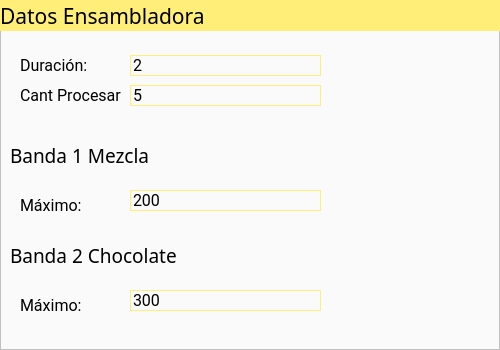
      <widget class="QFrame" name="frame_16">
       <property name="geometry">
        <rect>
         <x>570</x>
         <y>120</y>
         <width>500</width>
         <height>350</height>
        </rect>
       </property>
       <property name="styleSheet">
        <string notr="true">background-color:rgb(250,250,250);</string>
       </property>
       <property name="frameShape">
        <enum>QFrame::StyledPanel</enum>
       </property>
       <property name="frameShadow">
        <enum>QFrame::Raised</enum>
       </property>
       <widget class="QLabel" name="label_21">
        <property name="geometry">
         <rect>
          <x>0</x>
          <y>0</y>
          <width>500</width>
          <height>31</height>
         </rect>
        </property>
        <property name="font">
         <font>
          <family>Doppio One</family>
          <pointsize>16</pointsize>
          <weight>50</weight>
          <bold>false</bold>
         </font>
        </property>
        <property name="styleSheet">
         <string notr="true">color: black;
background-color:rgb(255, 239, 120);</string>
        </property>
        <property name="text">
         <string>Datos Ensambladora</string>
        </property>
       </widget>
       <widget class="QLineEdit" name="txtMaxBanda2Chocolate">
        <property name="geometry">
         <rect>
          <x>130</x>
          <y>290</y>
          <width>191</width>
          <height>21</height>
         </rect>
        </property>
        <property name="font">
         <font>
          <family>Roboto</family>
          <pointsize>12</pointsize>
         </font>
        </property>
        <property name="styleSheet">
         <string notr="true">border-width: 1px;
border-style: solid;
border-color: rgb(255, 239, 120);</string>
        </property>
        <property name="text">
         <string>300</string>
        </property>
       </widget>
       <widget class="QLabel" name="label_23">
        <property name="geometry">
         <rect>
          <x>20</x>
          <y>50</y>
          <width>91</width>
          <height>31</height>
         </rect>
        </property>
        <property name="font">
         <font>
          <family>Roboto</family>
          <pointsize>12</pointsize>
         </font>
        </property>
        <property name="text">
         <string>Duración:</string>
        </property>
       </widget>
       <widget class="QLabel" name="label_24">
        <property name="geometry">
         <rect>
          <x>20</x>
          <y>290</y>
          <width>91</width>
          <height>31</height>
         </rect>
        </property>
        <property name="font">
         <font>
          <family>Roboto</family>
          <pointsize>12</pointsize>
         </font>
        </property>
        <property name="text">
         <string>Máximo:</string>
        </property>
       </widget>
       <widget class="QLabel" name="label_25">
        <property name="geometry">
         <rect>
          <x>20</x>
          <y>80</y>
          <width>101</width>
          <height>31</height>
         </rect>
        </property>
        <property name="font">
         <font>
          <family>Roboto</family>
          <pointsize>12</pointsize>
         </font>
        </property>
        <property name="text">
         <string>Cant Procesar</string>
        </property>
       </widget>
       <widget class="QLineEdit" name="txtCantProcesarAssembler">
        <property name="geometry">
         <rect>
          <x>130</x>
          <y>85</y>
          <width>191</width>
          <height>21</height>
         </rect>
        </property>
        <property name="font">
         <font>
          <family>Roboto</family>
          <pointsize>12</pointsize>
         </font>
        </property>
        <property name="styleSheet">
         <string notr="true">border-width: 1px;
border-style: solid;
border-color: rgb(255, 239, 120);</string>
        </property>
        <property name="text">
         <string>5</string>
        </property>
       </widget>
       <widget class="QLabel" name="label_26">
        <property name="geometry">
         <rect>
          <x>20</x>
          <y>190</y>
          <width>91</width>
          <height>31</height>
         </rect>
        </property>
        <property name="font">
         <font>
          <family>Roboto</family>
          <pointsize>12</pointsize>
         </font>
        </property>
        <property name="text">
         <string>Máximo:</string>
        </property>
       </widget>
       <widget class="QLineEdit" name="txtMaxBanda1Mezcla">
        <property name="geometry">
         <rect>
          <x>130</x>
          <y>190</y>
          <width>191</width>
          <height>21</height>
         </rect>
        </property>
        <property name="font">
         <font>
          <family>Roboto</family>
          <pointsize>12</pointsize>
         </font>
        </property>
        <property name="styleSheet">
         <string notr="true">border-width: 1px;
border-style: solid;
border-color: rgb(255, 239, 120);</string>
        </property>
        <property name="text">
         <string>200</string>
        </property>
       </widget>
       <widget class="QLineEdit" name="txtDurationAssembler">
        <property name="geometry">
         <rect>
          <x>130</x>
          <y>55</y>
          <width>191</width>
          <height>21</height>
         </rect>
        </property>
        <property name="font">
         <font>
          <family>Roboto</family>
          <pointsize>12</pointsize>
         </font>
        </property>
        <property name="styleSheet">
         <string notr="true">border-width: 1px;
border-style: solid;
border-color: rgb(255, 239, 120);</string>
        </property>
        <property name="text">
         <string>2</string>
        </property>
       </widget>
       <widget class="QLabel" name="label_27">
        <property name="geometry">
         <rect>
          <x>10</x>
          <y>140</y>
          <width>141</width>
          <height>31</height>
         </rect>
        </property>
        <property name="font">
         <font>
          <family>Doppio One</family>
          <pointsize>14</pointsize>
         </font>
        </property>
        <property name="styleSheet">
         <string notr="true"/>
        </property>
        <property name="text">
         <string>Banda 1 Mezcla</string>
        </property>
       </widget>
       <widget class="QLabel" name="label_28">
        <property name="geometry">
         <rect>
          <x>10</x>
          <y>240</y>
          <width>171</width>
          <height>31</height>
         </rect>
        </property>
        <property name="font">
         <font>
          <family>Doppio One</family>
          <pointsize>14</pointsize>
         </font>
        </property>
        <property name="styleSheet">
         <string notr="true"/>
        </property>
        <property name="text">
         <string>Banda 2 Chocolate</string>
        </property>
       </widget>
      </widget>
